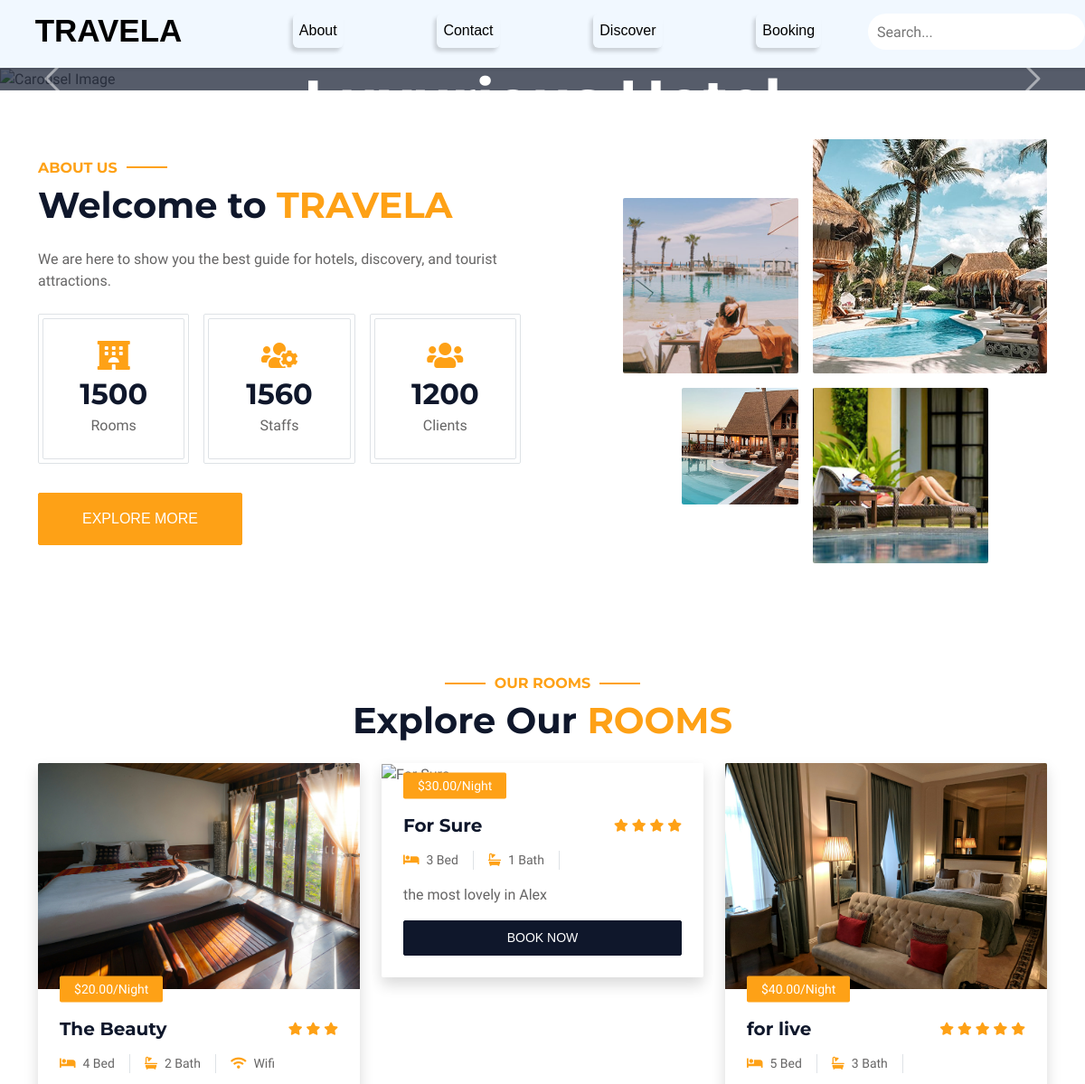
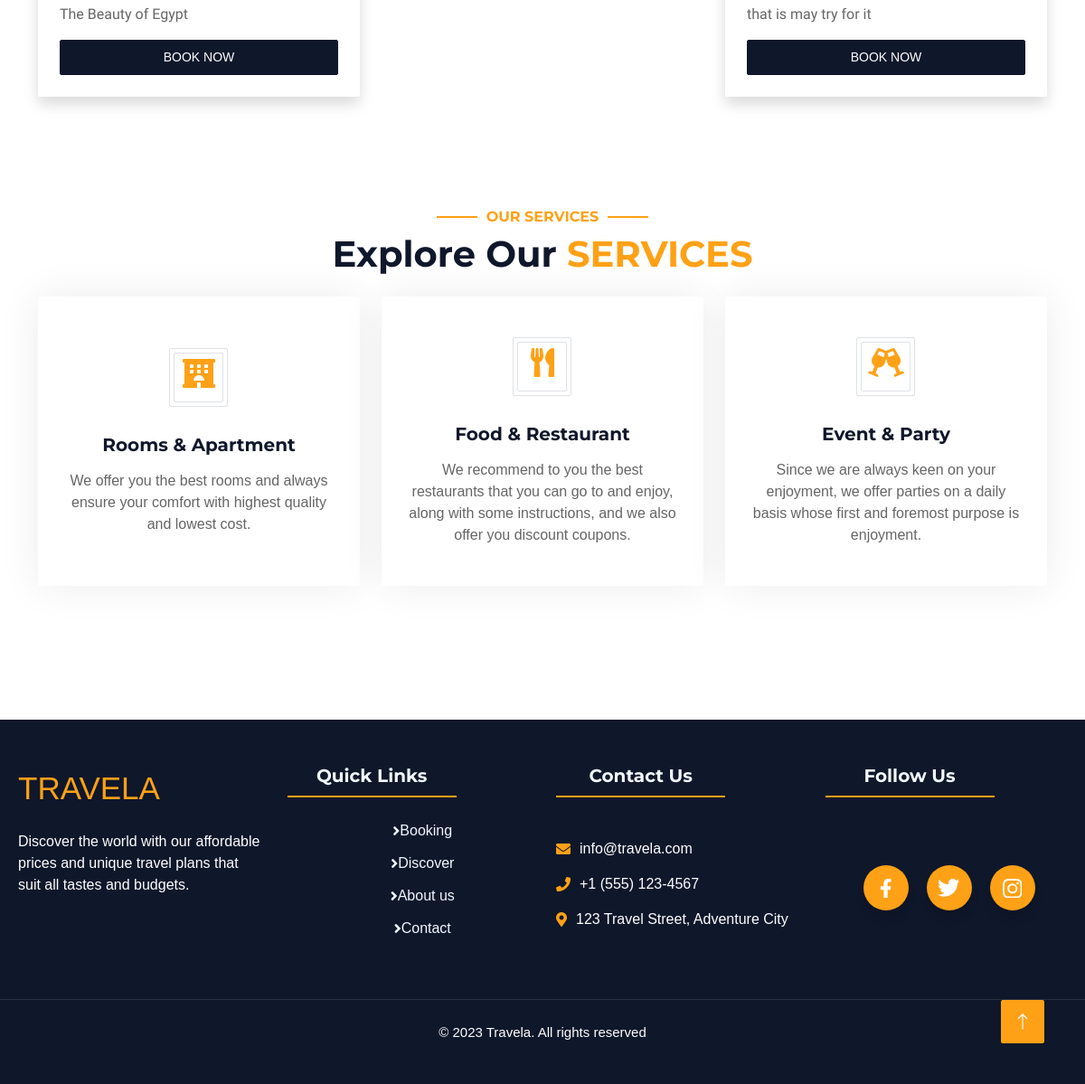
Screenshot of /hotels/ with the database file from the repository (2 pictures, top to bottom).
### hotels/models.py (models this page shows, shortened)
class Hotel(models.Model):
    name = models.CharField(max_length=255)  # اسم الفندق
    description = models.TextField(max_length=1000)  # وصف الفندق
    price = models.DecimalField(max_digits=10, decimal_places=2)  # السعر
    beds = models.IntegerField(choices=Rooms,default=1)  # عدد الغرف
    baths = models.IntegerField(choices=Bath_Rooms,default=1)  # عدد الحمامات
    wifi = models.BooleanField(default=False)  # هل فيه واي فاي؟
    rating = models.IntegerField(default=5)
    image = models.ImageField(upload_to='hotels/images/', blank=True, null=True)  # صورة الفندق
    city = models.CharField(max_length=100,default='Cairo',choices=CITY)  # اسم المحافظة
    created_at = models.DateTimeField(auto_now=True)
    category=models.ForeignKey('Category',on_delete=models.CASCADE)

### hotels/views.py (the view)
# urls.py: path('',views.index,name='index'),
def index(request):
    rooms = Hotel.objects.all()
    context = {'rooms': rooms}
    return render(request,'hotels/index.html',context)

### hotels/templates/hotels/index.html (shortened to what this page needs)
{% load static %}
{% load custom_tags %}
<!DOCTYPE html>
<html lang="en">
<head>
    <link href="https://cdnjs.cloudflare.com/ajax/libs/font-awesome/5.10.0/css/all.min.css" rel="stylesheet">
    <link href="https://cdn.jsdelivr.net/npm/bootstrap-icons@1.4.1/font/bootstrap-icons.css" rel="stylesheet">
    <link href="{% static 'lib/animate/animate.min.css' %}" rel="stylesheet">
    <link href="{% static 'lib/owlcarousel/assets/owl.carousel.min.css' %}" rel="stylesheet">
    <link href="{% static 'lib/tempusdominus/css/tempusdominus-bootstrap-4.min.css' %}" rel="stylesheet" />
    <link href="{% static 'css/bootstrap.min.css' %}" rel="stylesheet">
    <link href="{% static 'css/style.css' %}" rel="stylesheet">
    <link rel="stylesheet" href="{% static 'css/base-header-footer.css' %}">
</head>
<body>
    <div class="container-xxl bg-white p-0">
        <div id="header">
            <div class="logo">
                <a href="url 'home' ">TRAVELA</a>
            </div>
            <nav>
                <ul class="nav-content">
                    <li><a href="{% static 'about.html' %}">About</a></li>
                    <li><a href="{% static 'contact.html' %}">Contact</a></li>
                    <li><a href="{% static 'Travel.html' %}">Discover</a></li>
                    <li><a href="{% static 'booking.html' %}">Booking</a></li>
                </ul>
            </nav>
            <form class="search" action="{% static 'search.php' %}">
                <input name="q" placeholder="Search..." type="search" />
            </form>
        </div>
        <div class="container-fluid p-0 mb-5">
            <div id="header-carousel" class="carousel slide" data-bs-ride="carousel">
                <div class="carousel-inner">
                    <div class="carousel-item active">
                        <div class="carousel-caption d-flex flex-column align-items-center justify-content-center">
                            <div class="p-3" style="max-width: 700px;">
                                <h1 class="display-3 text-white mb-4 animated slideInDown">Discover A Brand Luxurious Hotel</h1>
                            </div>
                        </div>
                    </div>
                </div>
                <button class="carousel-control-prev" type="button" data-bs-target="#header-carousel" data-bs-slide="prev">
                    <span class="carousel-control-prev-icon" aria-hidden="true"></span>
                </button>
                <button class="carousel-control-next" type="button" data-bs-target="#header-carousel" data-bs-slide="next">
                    <span class="carousel-control-next-icon" aria-hidden="true"></span>
                </button>
            </div>
        </div>
        <div class="container-xxl py-5">
            <div class="container">
                <div class="row g-5 align-items-center">
                    <div class="col-lg-6">
                        <h6 class="section-title text-start text-primary text-uppercase">About Us</h6>
                        <h1 class="mb-4">Welcome to <span class="text-primary text-uppercase">Travela</span></h1>
                        <p class="mb-4">We are here to show you the best guide for hotels, discovery, and tourist attractions.</p>
                        <div class="row g-3 pb-4">
                            <div class="col-sm-4 wow fadeIn" data-wow-delay="0.1s">
                                <div class="border rounded p-1">
                                    <div class="border rounded text-center p-4">
                                        <i class="fa fa-hotel fa-2x text-primary mb-2"></i>
                                        <h2 class="mb-1" data-toggle="counter-up">1500</h2>
                                        <p class="mb-0">Rooms</p>
                                    </div>
                                </div>
                            </div>
                            <div class="col-sm-4 wow fadeIn" data-wow-delay="0.3s">
                                <div class="border rounded p-1">
                                    <div class="border rounded text-center p-4">
                                        <i class="fa fa-users-cog fa-2x text-primary mb-2"></i>
                                        <h2 class="mb-1" data-toggle="counter-up">1560</h2>
                                        <p class="mb-0">Staffs</p>
                                    </div>
                                </div>
                            </div>
                            <div class="col-sm-4 wow fadeIn" data-wow-delay="0.5s">
                                <div class="border rounded p-1">
                                    <div class="border rounded text-center p-4">
                                        <i class="fa fa-users fa-2x text-primary mb-2"></i>
                                        <h2 class="mb-1" data-toggle="counter-up">1200</h2>
                                        <p class="mb-0">Clients</p>
                                    </div>
                                </div>
                            </div>
                        </div>
                        <a class="btn btn-primary py-3 px-5 mt-2" href="">Explore More</a>
                    </div>
                    <div class="col-lg-6">
                        <div class="row g-3">
                            <div class="col-6 text-end">
                                <img class="img-fluid rounded w-75 wow zoomIn" data-wow-delay="0.1s" src="{% static 'img/img-about/about-1.jpg' %}" style="margin-top: 25%;">
                            </div>
                            <div class="col-6 text-start">
                                <img class="img-fluid rounded w-100 wow zoomIn" data-wow-delay="0.3s" src="{% static 'img/img-about/about-2.jpg' %}">
                            </div>
                            <div class="col-6 text-end">
                                <img class="img-fluid rounded w-50 wow zoomIn" data-wow-delay="0.5s" src="{% static 'img/img-about/about-3.jpg' %}">
                            </div>
                            <div class="col-6 text-start">
                                <img class="img-fluid rounded w-75 wow zoomIn" data-wow-delay="0.7s" src="{% static 'img/img-about/about-4.jpg' %}">
                            </div>
                        </div>
                    </div>
                </div>
            </div>
        </div>
{% load custom_tags %}
<div class="container-xxl py-5">
    <div class="container">
        <div class="text-center wow fadeInUp" data-wow-delay="0.1s">
            <h6 class="section-title text-center text-primary text-uppercase">Our Rooms</h6>
            <h1 class="mb-5">Explore Our <span class="text-primary text-uppercase">Rooms</span></h1>
        </div>
        <div class="row g-4">
            {% for room in rooms %}
            <div class="col-lg-4 col-md-6 wow fadeInUp" data-wow-delay="0.1s">
                <div class="room-item shadow rounded overflow-hidden">
                    <div class="position-relative">
                        <img class="img-fluid" src="{{ room.image.url }}" alt="{{ room.name }}">
                        <small class="position-absolute start-0 top-100 translate-middle-y bg-primary text-white rounded py-1 px-3 ms-4">${{ room.price }}/Night</small>
                    </div>
                    <div class="p-4 mt-2">
                        <div class="d-flex justify-content-between mb-3">
                            <h5 class="mb-0">{{ room.name }}</h5>
                            <div class="ps-2">
                                {% for i in room.rating|times %}
                                    <small class="fa fa-star text-primary"></small>
                                {% endfor %}
                            </div>
                        </div>
                        <div class="d-flex mb-3">
                            <small class="border-end me-3 pe-3">
                                <i class="fa fa-bed text-primary me-2"></i>{{ room.beds }} Bed
                            </small>
                            <small class="border-end me-3 pe-3">
                                <i class="fa fa-bath text-primary me-2"></i>{{ room.baths }} Bath
                            </small>
                            {% if room.wifi %}
                            <small>
                                <i class="fa fa-wifi text-primary me-2"></i>Wifi
                            </small>
                            {% endif %}
                        </div>
                        <p class="text-body mb-3">{{ room.description }}</p>
                        <div class="d-flex justify-content-between">
                            <a class="btn btn-sm btn-dark rounded py-2 px-4" href="">Book Now</a>
                        </div>
                    </div>
                </div>
            </div>
            {% endfor %}
        </div>
    </div>
</div>
        <div class="container-xxl py-5">
            <div class="container">
                <div class="text-center wow fadeInUp" data-wow-delay="0.1s">
                    <h6 class="section-title text-center text-primary text-uppercase">Our Services</h6>
                    <h1 class="mb-5">Explore Our <span class="text-primary text-uppercase">Services</span></h1>
                </div>
                <div class="row g-4">
                    <div class="col-lg-4 col-md-6 wow fadeInUp" data-wow-delay="0.1s">
                        <a class="service-item rounded" href="">
                            <div class="service-icon bg-transparent border rounded p-1">
                                <div class="w-100 h-100 border rounded d-flex align-items-center justify-content-center">
                                    <i class="fa fa-hotel fa-2x text-primary mb-2"></i>
                                </div>
                            </div>
                            <h5 class="mb-3">Rooms & Apartment</h5>
                            <p class="text-body mb-0">We offer you the best rooms and always ensure your comfort with highest quality and lowest cost.</p>
                        </a>
                    </div>
                    <div class="col-lg-4 col-md-6 wow fadeInUp" data-wow-delay="0.2s">
                        <a class="service-item rounded" href="">
                            <div class="service-icon bg-transparent border rounded p-1">
                                <div class="w-100 h-100 border rounded d-flex align-items-center justify-content-center">
                                    <i class="fa fa-utensils fa-2x text-primary mb-2"></i>
                                </div>
                            </div>
                            <h5 class="mb-3">Food & Restaurant</h5>
                            <p class="text-body mb-0">We recommend to you the best restaurants that you can go to and enjoy, along with some instructions, and we also offer you discount coupons.</p>
                        </a>
                    </div>
                    <div class="col-lg-4 col-md-6 wow fadeInUp" data-wow-delay="0.5s">
                        <a class="service-item rounded" href="">
                            <div class="service-icon bg-transparent border rounded p-1">
                                <div class="w-100 h-100 border rounded d-flex align-items-center justify-content-center">
                                    <i class="fa fa-glass-cheers fa-2x text-primary mb-2"></i>
                                </div>
                            </div>
                            <h5 class="mb-3">Event & Party</h5>
                            <p class="text-body mb-0">Since we are always keen on your enjoyment, we offer parties on a daily basis whose first and foremost purpose is enjoyment.</p>
                        </a>
                    </div>
                </div>
            </div>
        </div>
        <footer class="footer">
            <div class="footer-container">
                <div class="footer-section">
                    <div class="footer-logo">TRAVELA</div>
                    <p>Discover the world with our affordable prices and unique travel plans that suit all tastes and budgets.</p>
                </div>
                <div class="footer-section">
                    <h4>Quick Links</h4>
                    <ul class="footer-links">
                        <li><a href="{% static 'booking.html' %}"><i class="fas fa-angle-right"></i> Booking</a></li>
                        <li><a href="{% static 'Travel.html' %}"><i class="fas fa-angle-right"></i> Discover</a></li>
                        <li><a href="{% static 'about.html' %}"><i class="fas fa-angle-right"></i> About us</a></li>
                        <li><a href="{% static 'contact.html' %}"><i class="fas fa-angle-right"></i> Contact</a></li>
                    </ul>
                </div>
                <div class="footer-section">
                    <h4>Contact Us</h4>
                    <div class="contact-info">
                        <div><i class="fas fa-envelope"></i> info@travela.com</div>
                        <div><i class="fas fa-phone"></i> +1 (555) 123-4567</div>
                        <div><i class="fas fa-map-marker-alt"></i> 123 Travel Street, Adventure City</div>
                    </div>
                </div>
                <div class="footer-section">
                    <h4>Follow Us</h4>
                    <ul class="wrapper">
                        <li class="icon facebook">
                            <svg viewBox="0 0 320 512" height="1.2em" fill="currentColor" xmlns="http://www.w3.org/2000/svg">
                                <path d="M279.14 288l14.22-92.66h-88.91v-60.13c0-25.35 12.42-50.06 52.24-50.06h40.42V6.26S260.43 0 225.36 0c-73.22 0-121.08 44.38-121.08 124.72v70.62H22.89V288h81.39v224h100.17V288z"></path>
                            </svg>
                        </li>
                        <li class="icon twitter">
                        </li>
                        <li class="icon instagram">
                        </li>
                    </ul>
                </div>
            </div>
            <div class="copyright">
                © 2023 Travela. All rights reserved
            </div>
        </footer>
        <a href="#" class="btn btn-lg btn-primary btn-lg-square back-to-top"><i class="bi bi-arrow-up"></i></a>
    </div>
</body>
</html>

### rows the page displays
Hotel: image (picture), price "20.00", name "The Beauty", rating 3 (drawn), beds "4", baths "2", wifi True (drawn), description "The Beauty of Egypt"
Hotel: price "30.00", name "For Sure", rating 4 (drawn), beds "3", baths "1", description "the most lovely in Alex"
Hotel: image (picture), price "40.00", name "for live", rating 5 (drawn), beds "5", baths "3", description "that is may try for it"
